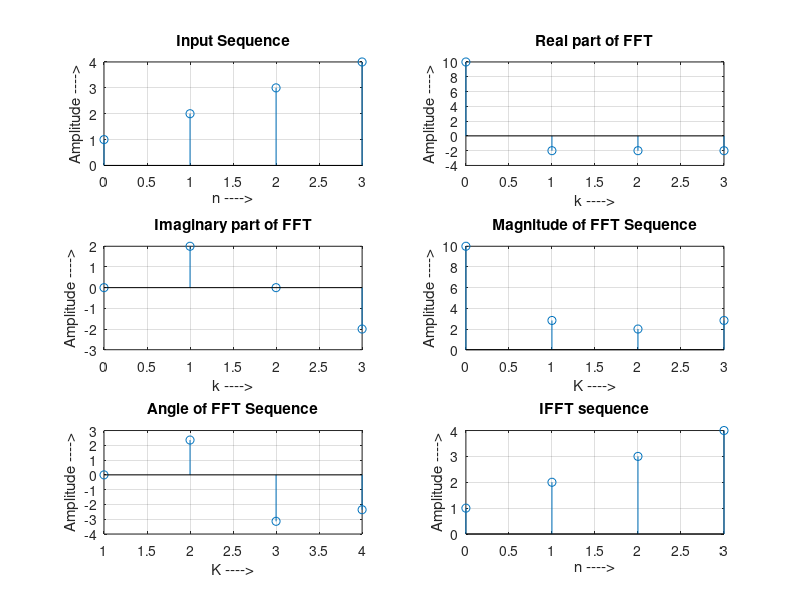

Write MATLAB code to recreate this figure.
% Author: Zain Rajani


%Initialise
clc;
clear all;
 
%code block to find FFT of a sequence 
x = [1 2 3 4];
N = length(x);
for k = 1:N
y(k) = 0;
for n = 1:N
y(k) = y(k)+x(n)*exp(-1i*2*pi*(k-1)*(n-1)/N);
end
end
 
 
%code block to plot the input sequence
t = 0:N-1;
subplot(3,2,1);
stem(t,x);
ylabel('Amplitude ---->');
xlabel('n ---->');
title('Input Sequence');
grid on;
 
 
%code block to plot the FFT sequence
t = 0:N-1;
z=real(y);
subplot(3,2,2);
stem(t,z);
ylabel('Amplitude ---->');
xlabel('k ---->');
title('Real part of FFT');
grid on;
 
Q=imag(y);
subplot(3,2,3);
stem(t,Q);
ylabel('Amplitude ---->');
xlabel('k ---->');
title('Imaginary part of FFT');
grid on;
 
 
 
% Find the magnitudes of individual FFT points and plot it
magnitude = abs(y);
t = 0:N-1;
subplot(3,2,4);
stem(t,magnitude);
ylabel('Amplitude ---->');
xlabel('K ---->');
title('Magnitude of FFT Sequence');
grid on;
 
%code block to find angle of FFT sequence
S=angle(y);
t = 0:N-1;
subplot(3,2,5);
stem(S);
ylabel('Amplitude ---->');
xlabel('K ---->');
title('Angle of FFT Sequence');
grid on;
 
 
%code block to find IFFT of a sequence
R = length(y);
for n = 1:R
x1(n) = 0;
for k = 1:R
    x1(n) = x1(n)+(1/R)*y(k)*exp(1i*2*pi*(k-1)*(n-1)/R);
end
end
 
 
%code block to plot the IFFT sequence
t = 0:R-1;
subplot(3,2,6);
stem(t,x1);
ylabel('Amplitude ---->');
xlabel('n ---->');
title('IFFT sequence');
grid on;
